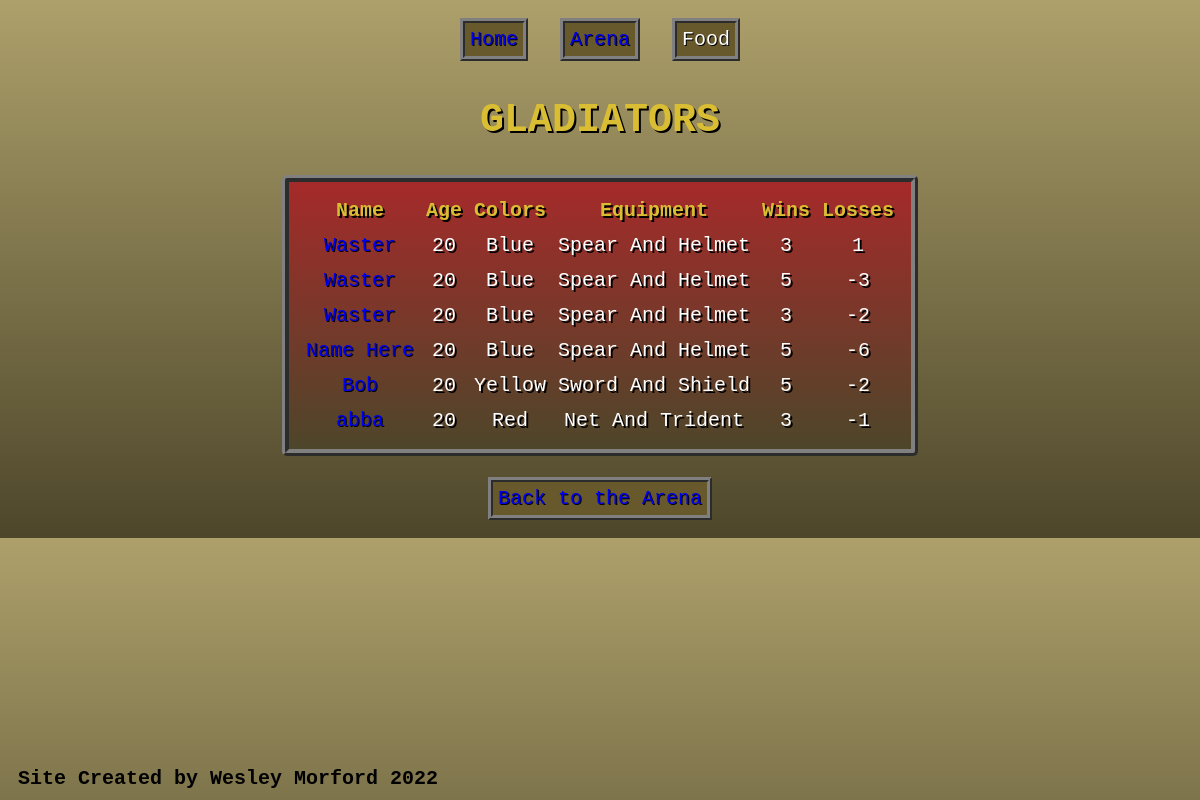
The app's page /Arena/display/, older data.
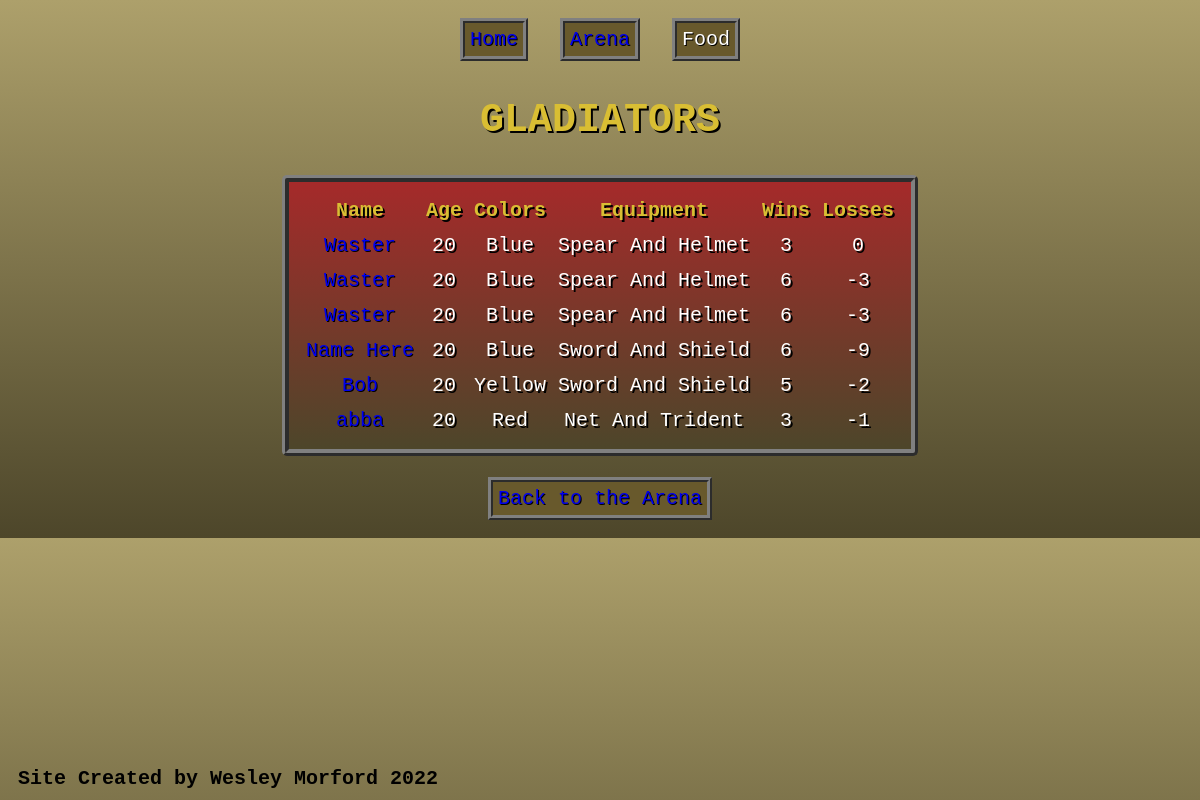
The same page, newer data.
### Arena/models.py (models this page shows, shortened)
class Gladiator(models.Model):
    name = models.CharField(max_length=50, default="", null=False)
    age = models.IntegerField(default=20)
    colors = models.CharField(max_length=20, choices=COLORS_CHOICES)
    equipment = models.CharField(max_length=30, choices=EQUIPMENT_CHOICES)
    wins = models.IntegerField(default=0)
    losses = models.IntegerField(default=0)
    Gladiators = models.Manager()

### Arena/views.py (the view)
# urls.py: path('display/', views.arena_display, name='arena_display'),
def arena_display(request):
    fighters = Gladiator.Gladiators.all()
    context = {'fighters': fighters}
    return render(request, 'Arena/arena_display.html', context)

### Arena/templates/Arena/arena_display.html
{% extends "arena_base.html" %}
{% block content %}
<h1>GLADIATORS</h1>
<table class="form-container">
    <tr>
        <th>Name</th>
        <th>Age</th>
        <th>Colors</th>
        <th>Equipment</th>
        <th>Wins</th>
        <th>Losses</th>
    </tr>
    {% for f in fighters %}
    <tr>
        <td><a href="../{{ f.pk }}/details/">{{f.name}}</a></td>
        <td>{{f.age|title}}</td>
        <td>{{f.colors|title}}</td>
        <td>{{f.equipment|title}}</td>
        <td>{{f.wins|title}}</td>
        <td>{{f.losses|title}}</td>
    </tr>
    {% endfor %}
</table>
<br>
<button class="btn"><a href="{% url 'arena_home' %}">Back to the Arena</a></button>
{% endblock %}

Row changes from the older to the newer data that the page shows:
changed Gladiator (number 1 of 6 on the later page): losses "1" → "0"
changed Gladiator (number 2 of 6 on the later page): wins "5" → "6"
changed Gladiator (number 3 of 6 on the later page): wins "3" → "6"; losses "-2" → "-3"
changed Gladiator "Name Here": equipment "Spear And Helmet" → "Sword And Shield"; wins "5" → "6"; losses "-6" → "-9"
